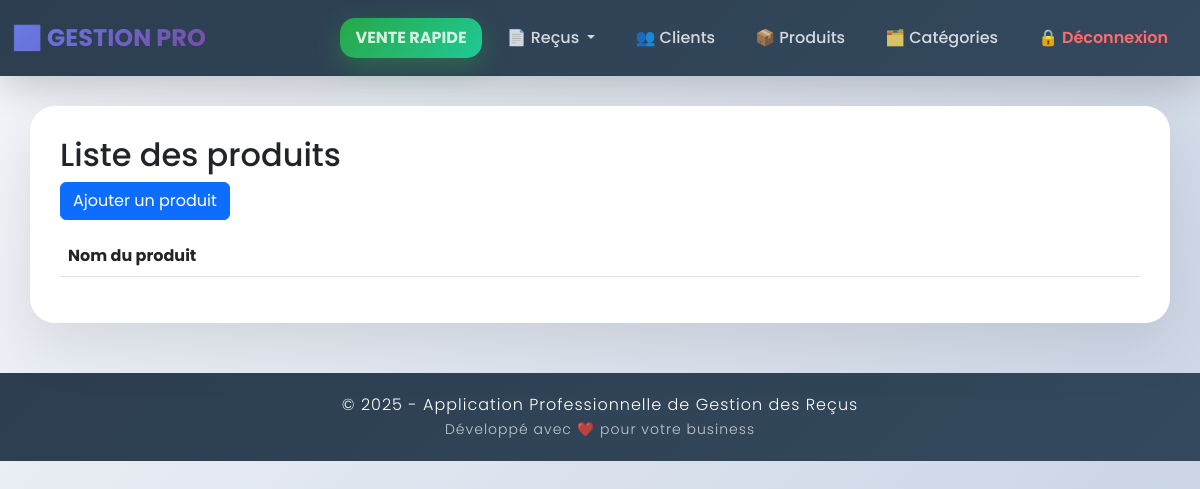
/produits (signed in), run on an earlier commit of the app's database.
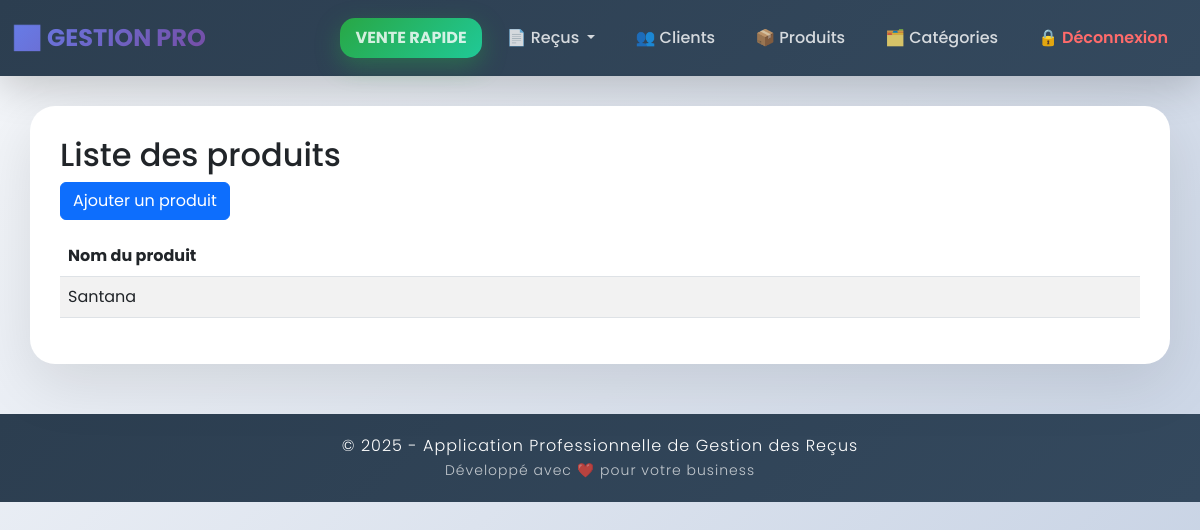
And on a later commit of the database.
### tables this page shows
CREATE TABLE produits (
            id INTEGER PRIMARY KEY AUTOINCREMENT,
            nom TEXT NOT NULL
        );

### app.py (the view)
@app.route('/produits')
def produits():
    if not session.get('user_logged_in'):
        return redirect(url_for('connexion'))
    conn = get_db_connection()
    produits = conn.execute('SELECT * FROM produits').fetchall()
    conn.close()
    return render_template('produits.html', produits=produits)

### database.py (called while the page is built)
def get_db_connection():
    conn = sqlite3.connect(DB_NAME)
    conn.row_factory = sqlite3.Row
    return conn

### templates/produits.html
{% extends 'layout.html' %}
{% block content %}
<h2>Liste des produits</h2>
<a href="{{ url_for('add_produit') }}" class="btn btn-primary mb-3">Ajouter un produit</a>
<table class="table table-striped">
    <thead>
        <tr>
            <th>Nom du produit</th>
        </tr>
    </thead>
    <tbody>
        {% for produit in produits %}
        <tr>
            <td>{{ produit.nom }}</td>
        </tr>
        {% endfor %}
    </tbody>
</table>
{% endblock %}

What changed in the data, as far as the page shows it:
added produits: nom "Santana"
